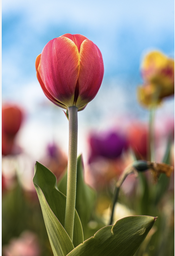
#> input picture images/tulip.png, 175 x 256 px, shrunk from 618 x 906 before the run, found by its file name
$ python Homework6.py
#> lines starting #> are read from the running program, lines starting #| are printed output that depends on the picture
import cv2
import numpy as np
import matplotlib.pyplot as plt

def main():
    # Load grayscale image
    img_gray = cv2.imread("/Users/akhi/Desktop/DIP/images/tulip.png", 0)
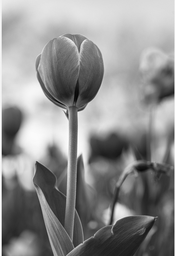
#> img_gray: shape (256, 175); min 5, max 255, mean 142.2

    # Add Gaussian noise
    row, col = img_gray.shape
#> row = 256; col = 175
    mean, var = 0, 0.01
    sigma = var ** 0.5
    gauss = np.random.normal(mean, sigma, (row, col))
    noisy_img = img_gray + gauss * 255
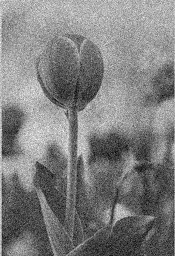
#> noisy_img: shape (256, 175) float64; min -52.75, max 338.7, mean 142.1; drawn with min black and max white
    noisy_img = np.clip(noisy_img, 0, 255).astype(np.uint8)
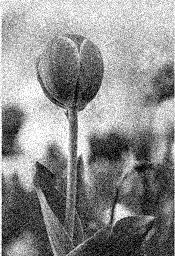
#> noisy_img: shape (256, 175); min 0, max 255, mean 141.3

    # Define kernels
    avg_filter = np.array([[1, 1, 1],
                          [1, 1, 1],
                          [1, 1, 1]], dtype=np.float32) / 9

    sobel_x = np.array([[-1, 0, 1],
                        [-2, 0, 2],
                        [-1, 0, 1]], dtype=np.float32)

    sobel_y = np.array([[-1, -2, -1],
                        [ 0,  0,  0],
                        [ 1,  2,  1]], dtype=np.float32)

    prewitt_x = np.array([[-1, 0, 1],
                          [-1, 0, 1],
                          [-1, 0, 1]], dtype=np.float32)

    prewitt_y = np.array([[-1, -1, -1],
                          [ 0,  0,  0],
                          [ 1,  1,  1]], dtype=np.float32)

    laplace = np.array([[ 0, -1,  0],
                          [-1,  4, -1],
                          [ 0, -1,  0]], dtype=np.float32)

    scharr_x = np.array([[-3, 0, 3],
                         [-10, 0, 10],
                         [-3, 0, 3]], dtype=np.float32)

    scharr_y = np.array([[-3, -10, -3],
                         [ 0,   0,  0],
                         [ 3,  10,  3]], dtype=np.float32)

    random_kernel = np.array([[ 0, 1, 1],
                              [-1,  0, 1],
                              [-1, -1,  0]], dtype=np.float32)

    filters = {
        "Avg": avg_filter,
        "Sobel-X": sobel_x,
        "Sobel-Y": sobel_y,
        "Prewitt-X": prewitt_x,
        "Prewitt-Y": prewitt_y,
        "Laplace-4": laplace,
        "Scharr-X": scharr_x,
        "Scharr-Y": scharr_y,
        "Random-kernel": random_kernel
    }

    # Display setup
    img_set = [img_gray, noisy_img]
    img_title = ['Original', 'Gaussian Noise']

    # Apply filters
    for name, kernel in filters.items():
        f_same = filter_same(noisy_img, kernel)
        f_valid = filter_valid(noisy_img, kernel)

        img_set.extend([f_same, f_valid])
        img_title.extend([f'{name} (same)', f'{name} (valid)'])
#> this loop made 9 passes
#> pass 1, in filter_same, `padded_img = np.pad(tmp_img, ((pad_h, pad_h), (pad_w, pad_w)), mode='c..`:
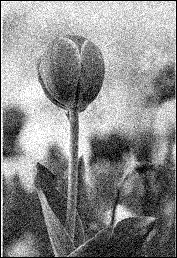
#> padded_img: shape (258, 177) float32; min 0, max 255, mean 138.6
#> pass 1, in main, `f_same = filter_same(noisy_img, kernel)`:
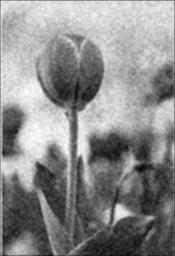
#> f_same: shape (256, 175); min 9, max 254, mean 139.7
#> pass 1, in main, `f_valid = filter_valid(noisy_img, kernel)`:
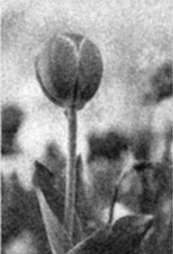
#> f_valid: shape (254, 173); min 9, max 254, mean 140.1
#> after the loop, img_set = 20 items; img_title = 20 items, first 6: 'Original', 'Gaussian Noise', 'Avg (same)', 'Avg (valid)', 'Sobel-X (same)', 'Sobel-X (valid)'

    # Show results
    display(img_set, img_title)


#-------Convolution: VALID
def filter_valid(input_img, kernel):
    tmp_img = input_img.astype(np.float32)
    input_h, input_w = input_img.shape
    kernel_h, kernel_w = kernel.shape
    output_h = input_h - kernel_h + 1
    output_w = input_w - kernel_w + 1

    output_img = np.zeros((output_h, output_w), dtype=np.float32)
    for h in range(output_h):
        for w in range(output_w):
            roi = tmp_img[h:h+kernel_h, w:w+kernel_w]
            output_img[h, w] = np.sum(roi * kernel)

    return np.clip(output_img, 0, 255).astype(np.uint8)

#-------Convolution: SAME
def filter_same(input_img, kernel):
    tmp_img = input_img.astype(np.float32)
    kernel_h, kernel_w = kernel.shape
    pad_h = kernel_h // 2
    pad_w = kernel_w // 2

    padded_img = np.pad(tmp_img, ((pad_h, pad_h), (pad_w, pad_w)), mode='constant', constant_values=0)
    output_h, output_w = input_img.shape
    output_img = np.zeros((output_h, output_w), dtype=np.float32)

    for h in range(output_h):
        for w in range(output_w):
            roi = padded_img[h:h+kernel_h, w:w+kernel_w]
            output_img[h, w] = np.sum(roi * kernel)

    return np.clip(output_img, 0, 255).astype(np.uint8)

#-----Display Function
def display(img_set, img_title, cols=4):
#> called with cols = 4
    num_images = len(img_set)
#> num_images = 20
    rows = (num_images + cols - 1) // cols
#> rows = 5

    for i in range(num_images):
        plt.subplot(rows, cols, i + 1)
        plt.imshow(img_set[i], cmap='gray')
        plt.title(img_title[i])
        plt.axis('off')

    plt.tight_layout()
    plt.show()
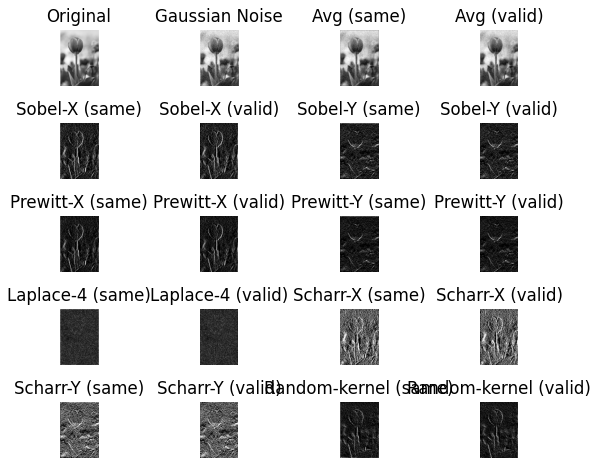
#> figure drawn by matplotlib, 20 panels


if __name__ == "__main__":
    main()

$ run again, with images/flower.png copied over images/tulip.png
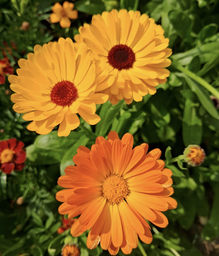
#> input picture images/flower.png, 219 x 256 px, shrunk from 1112 x 1300 before the run, found by its file name
#> the loop in main, `for name, kernel in filters.items():` made 9 passes
#> pass 1, in filter_same, `padded_img = np.pad(tmp_img, ((pad_h, pad_h), (pad_w, pad_w)), mode='c..`:
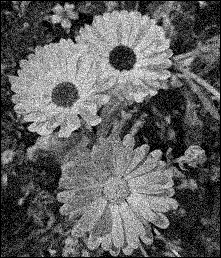
#> padded_img: shape (258, 221) float32; min 0, max 255, mean 95.6
#> pass 1, in main, `f_valid = filter_valid(noisy_img, kernel)`:
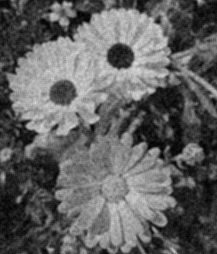
#> f_valid: shape (254, 217); min 0, max 220, mean 97.5
#> after the loop in main, `for name, kernel in filters.items():`: img_set = 20 items; img_title = 20 items, first 6: 'Original', 'Gaussian Noise', 'Avg (same)', 'Avg (valid)', 'Sobel-X (same)', 'Sobel-X (valid)'
#> num_images = 20
#> rows = 5
